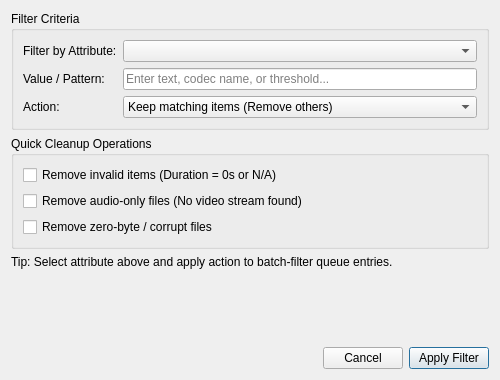
<?xml version="1.0" encoding="UTF-8"?>
<ui version="4.0">
 <class>QueueFilterDialog</class>
 <widget class="QDialog" name="QueueFilterDialog">
  <property name="geometry">
   <rect>
    <x>0</x>
    <y>0</y>
    <width>500</width>
    <height>380</height>
   </rect>
  </property>
  <property name="windowTitle">
   <string>Queue Filtering &amp; Batch Selector</string>
  </property>
  <layout class="QVBoxLayout" name="mainFilterLayout">
   <item>
    <widget class="QGroupBox" name="grpCriteria">
     <property name="title">
      <string>Filter Criteria</string>
     </property>
     <layout class="QFormLayout" name="formFilterLayout">
      <item row="0" column="0">
       <widget class="QLabel" name="lblFilterBy">
        <property name="text">
         <string>Filter by Attribute:</string>
        </property>
       </widget>
      </item>
      <item row="0" column="1">
       <widget class="QComboBox" name="comboFilterBy"/>
      </item>
      <item row="1" column="0">
       <widget class="QLabel" name="lblFilterValue">
        <property name="text">
         <string>Value / Pattern:</string>
        </property>
       </widget>
      </item>
      <item row="1" column="1">
       <widget class="QLineEdit" name="txtFilterValue">
        <property name="placeholderText">
         <string>Enter text, codec name, or threshold...</string>
        </property>
       </widget>
      </item>
      <item row="2" column="0">
       <widget class="QLabel" name="lblFilterAction">
        <property name="text">
         <string>Action:</string>
        </property>
       </widget>
      </item>
      <item row="2" column="1">
       <widget class="QComboBox" name="comboAction">
        <item>
         <property name="text">
          <string>Keep matching items (Remove others)</string>
         </property>
        </item>
        <item>
         <property name="text">
          <string>Remove matching items</string>
         </property>
        </item>
       </widget>
      </item>
     </layout>
    </widget>
   </item>
   <item>
    <widget class="QGroupBox" name="grpQuickFilters">
     <property name="title">
      <string>Quick Cleanup Operations</string>
     </property>
     <layout class="QVBoxLayout" name="quickFilterLayout">
      <item>
       <widget class="QCheckBox" name="chkRemoveInvalid">
        <property name="text">
         <string>Remove invalid items (Duration = 0s or N/A)</string>
        </property>
       </widget>
      </item>
      <item>
       <widget class="QCheckBox" name="chkRemoveNonVideo">
        <property name="text">
         <string>Remove audio-only files (No video stream found)</string>
        </property>
       </widget>
      </item>
      <item>
       <widget class="QCheckBox" name="chkRemoveZeroSize">
        <property name="text">
         <string>Remove zero-byte / corrupt files</string>
        </property>
       </widget>
      </item>
     </layout>
    </widget>
   </item>
   <item>
    <widget class="QLabel" name="lblFilterHint">
     <property name="text">
      <string>Tip: Select attribute above and apply action to batch-filter queue entries.</string>
     </property>
     <property name="wordWrap">
      <bool>true</bool>
     </property>
    </widget>
   </item>
   <item>
    <spacer name="vSpacer">
     <property name="orientation">
      <enum>Qt::Vertical</enum>
     </property>
     <property name="sizeHint" stdset="0">
      <size>
       <width>20</width>
       <height>20</height>
      </size>
     </property>
    </spacer>
   </item>
   <item>
    <layout class="QHBoxLayout" name="buttonsLayout">
     <item>
      <spacer name="hSpacer">
       <property name="orientation">
        <enum>Qt::Horizontal</enum>
       </property>
       <property name="sizeHint" stdset="0">
        <size>
         <width>40</width>
         <height>20</height>
        </size>
       </property>
      </spacer>
     </item>
     <item>
      <widget class="QPushButton" name="btnCancel">
       <property name="text">
        <string>Cancel</string>
       </property>
      </widget>
     </item>
     <item>
      <widget class="QPushButton" name="btnApplyFilter">
       <property name="text">
        <string>Apply Filter</string>
       </property>
       <property name="default">
        <bool>true</bool>
       </property>
      </widget>
     </item>
    </layout>
   </item>
  </layout>
 </widget>
 <resources/>
 <connections/>
</ui>
